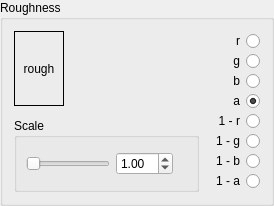
        <widget class="QGroupBox" name="Roughness">
         <property name="title">
          <string>Roughness</string>
         </property>
         <layout class="QHBoxLayout" name="horizontalLayout_12" stretch="1,0">
          <property name="spacing">
           <number>12</number>
          </property>
          <item>
           <layout class="QVBoxLayout" name="verticalLayout_8">
            <item>
             <layout class="QHBoxLayout" name="horizontalLayout_13">
              <item>
               <widget class="DropLabel" name="RoughnessMap">
                <property name="minimumSize">
                 <size>
                  <width>50</width>
                  <height>50</height>
                 </size>
                </property>
                <property name="maximumSize">
                 <size>
                  <width>50</width>
                  <height>16777215</height>
                 </size>
                </property>
                <property name="acceptDrops">
                 <bool>true</bool>
                </property>
                <property name="frameShape">
                 <enum>QFrame::Box</enum>
                </property>
                <property name="text">
                 <string>rough</string>
                </property>
                <property name="alignment">
                 <set>Qt::AlignCenter</set>
                </property>
               </widget>
              </item>
              <item>
               <spacer name="horizontalSpacer_4">
                <property name="orientation">
                 <enum>Qt::Horizontal</enum>
                </property>
                <property name="sizeHint" stdset="0">
                 <size>
                  <width>40</width>
                  <height>20</height>
                 </size>
                </property>
               </spacer>
              </item>
             </layout>
            </item>
            <item>
             <layout class="QHBoxLayout" name="horizontalLayout_14">
              <item>
               <widget class="QGroupBox" name="groupBox_7">
                <property name="title">
                 <string>Scale</string>
                </property>
                <layout class="QVBoxLayout" name="verticalLayout_9">
                 <item>
                  <layout class="QHBoxLayout" name="horizontalLayout_15">
                   <item>
                    <widget class="QcDoubleSlider" name="RoughnessSlider">
                     <property name="maximum">
                      <number>100</number>
                     </property>
                     <property name="orientation">
                      <enum>Qt::Horizontal</enum>
                     </property>
                    </widget>
                   </item>
                   <item>
                    <widget class="QcDoubleSpinBox" name="RoughnessSpinner">
                     <property name="minimumSize">
                      <size>
                       <width>52</width>
                       <height>0</height>
                      </size>
                     </property>
                     <property name="singleStep">
                      <double>0.100000000000000</double>
                     </property>
                     <property name="value">
                      <double>1.000000000000000</double>
                     </property>
                    </widget>
                   </item>
                   <item>
                    <widget class="QLabel" name="RoughnessLabel">
                     <property name="minimumSize">
                      <size>
                       <width>8</width>
                       <height>0</height>
                      </size>
                     </property>
                     <property name="text">
                      <string/>
                     </property>
                     <property name="alignment">
                      <set>Qt::AlignRight|Qt::AlignTrailing|Qt::AlignVCenter</set>
                     </property>
                    </widget>
                   </item>
                  </layout>
                 </item>
                </layout>
               </widget>
              </item>
             </layout>
            </item>
           </layout>
          </item>
          <item>
           <layout class="QVBoxLayout" name="verticalLayout_10">
            <property name="spacing">
             <number>0</number>
            </property>
            <item>
             <widget class="QRadioButton" name="RoughnessOutput1">
              <property name="sizePolicy">
               <sizepolicy hsizetype="Expanding" vsizetype="Fixed">
                <horstretch>0</horstretch>
                <verstretch>0</verstretch>
               </sizepolicy>
              </property>
              <property name="layoutDirection">
               <enum>Qt::RightToLeft</enum>
              </property>
              <property name="text">
               <string>r</string>
              </property>
              <property name="checked">
               <bool>false</bool>
              </property>
             </widget>
            </item>
            <item>
             <widget class="QRadioButton" name="RoughnessOutput2">
              <property name="sizePolicy">
               <sizepolicy hsizetype="Expanding" vsizetype="Fixed">
                <horstretch>0</horstretch>
                <verstretch>0</verstretch>
               </sizepolicy>
              </property>
              <property name="layoutDirection">
               <enum>Qt::RightToLeft</enum>
              </property>
              <property name="text">
               <string>g</string>
              </property>
             </widget>
            </item>
            <item>
             <widget class="QRadioButton" name="RoughnessOutput3">
              <property name="sizePolicy">
               <sizepolicy hsizetype="Expanding" vsizetype="Fixed">
                <horstretch>0</horstretch>
                <verstretch>0</verstretch>
               </sizepolicy>
              </property>
              <property name="layoutDirection">
               <enum>Qt::RightToLeft</enum>
              </property>
              <property name="text">
               <string>b</string>
              </property>
             </widget>
            </item>
            <item>
             <widget class="QRadioButton" name="RoughnessOutput4">
              <property name="sizePolicy">
               <sizepolicy hsizetype="Expanding" vsizetype="Fixed">
                <horstretch>0</horstretch>
                <verstretch>0</verstretch>
               </sizepolicy>
              </property>
              <property name="layoutDirection">
               <enum>Qt::RightToLeft</enum>
              </property>
              <property name="text">
               <string>a</string>
              </property>
              <property name="checked">
               <bool>true</bool>
              </property>
             </widget>
            </item>
            <item>
             <widget class="QRadioButton" name="RoughnessOutput5">
              <property name="sizePolicy">
               <sizepolicy hsizetype="Expanding" vsizetype="Fixed">
                <horstretch>0</horstretch>
                <verstretch>0</verstretch>
               </sizepolicy>
              </property>
              <property name="layoutDirection">
               <enum>Qt::RightToLeft</enum>
              </property>
              <property name="text">
               <string>1 - r</string>
              </property>
             </widget>
            </item>
            <item>
             <widget class="QRadioButton" name="RoughnessOutput6">
              <property name="sizePolicy">
               <sizepolicy hsizetype="Expanding" vsizetype="Fixed">
                <horstretch>0</horstretch>
                <verstretch>0</verstretch>
               </sizepolicy>
              </property>
              <property name="layoutDirection">
               <enum>Qt::RightToLeft</enum>
              </property>
              <property name="text">
               <string>1 - g</string>
              </property>
             </widget>
            </item>
            <item>
             <widget class="QRadioButton" name="RoughnessOutput7">
              <property name="sizePolicy">
               <sizepolicy hsizetype="Expanding" vsizetype="Fixed">
                <horstretch>0</horstretch>
                <verstretch>0</verstretch>
               </sizepolicy>
              </property>
              <property name="layoutDirection">
               <enum>Qt::RightToLeft</enum>
              </property>
              <property name="text">
               <string>1 - b</string>
              </property>
             </widget>
            </item>
            <item>
             <widget class="QRadioButton" name="RoughnessOutput8">
              <property name="sizePolicy">
               <sizepolicy hsizetype="Expanding" vsizetype="Fixed">
                <horstretch>0</horstretch>
                <verstretch>0</verstretch>
               </sizepolicy>
              </property>
              <property name="layoutDirection">
               <enum>Qt::RightToLeft</enum>
              </property>
              <property name="text">
               <string>1 - a</string>
              </property>
             </widget>
            </item>
            <item>
             <spacer name="verticalSpacer_10">
              <property name="orientation">
               <enum>Qt::Vertical</enum>
              </property>
              <property name="sizeHint" stdset="0">
               <size>
                <width>20</width>
                <height>1</height>
               </size>
              </property>
             </spacer>
            </item>
           </layout>
          </item>
         </layout>
        </widget>
